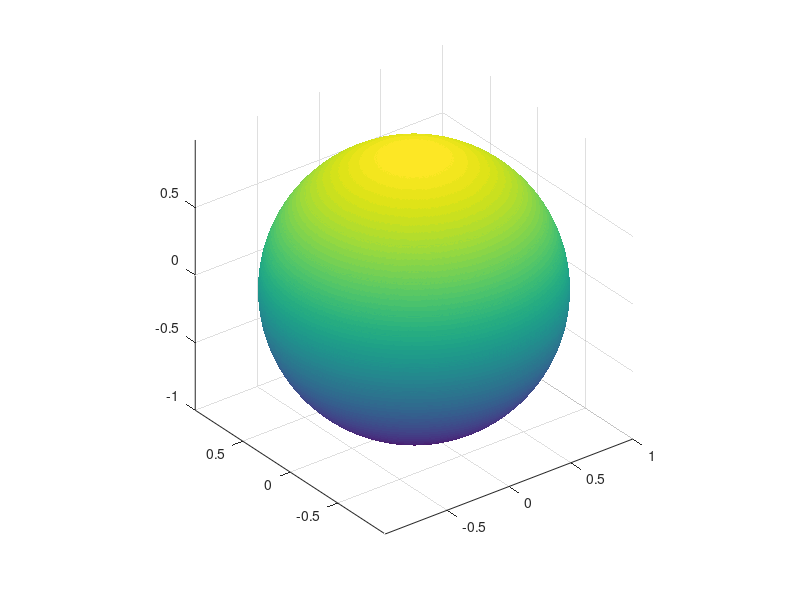

Write MATLAB code to recreate this figure.
function rajz2()
%UNTITLED6 Summary of this function goes here
%   Detailed explanation goes here
[x,y] = meshgrid(-pi:0.01:pi,-pi:0.01:pi);
fgv = exp(-x.^2-y.^2);

clf;
surf(sin(x).*sin(y),sin(x).*cos(y),cos(x),"EdgeColor","none")
axis("equal")
end